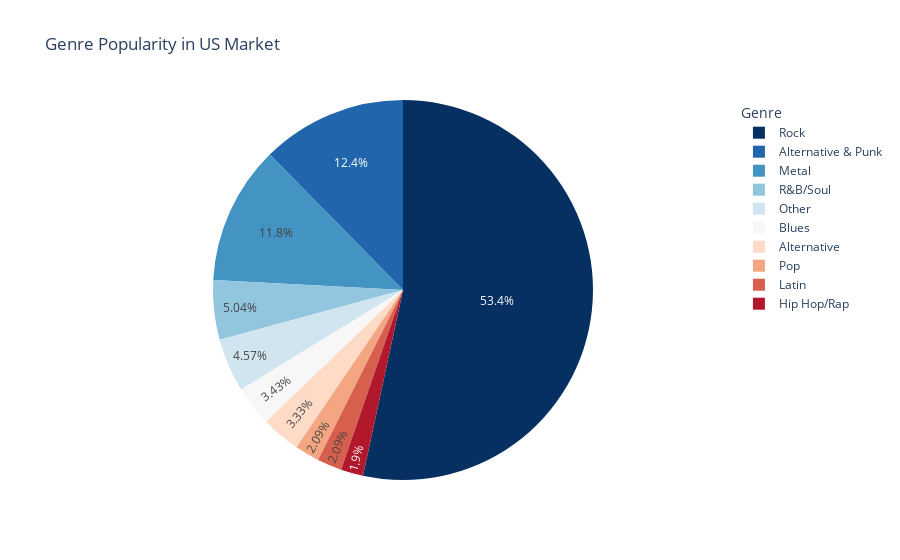

Notebook code cell kept with this figure:
### Code cell
query = """WITH 
    tracks_usa AS
    (
        SELECT 
        t.track_id track_id,
        g.name genre,
        c.country country   

        FROM invoice i
        LEFT JOIN customer c ON c.customer_id = i.customer_id
        LEFT JOIN invoice_line il ON il.invoice_id = i.invoice_id
        LEFT JOIN track t ON il.track_id = t.track_id
        LEFT JOIN genre g ON t.genre_id = g.genre_id
        WHERE country = "USA"
    )
    
SELECT
    tu.genre genre,
    COUNT(tu.track_id) number_of_tracks,
    CAST(COUNT(tu.track_id) AS FLOAT) / (SELECT COUNT(*) 
                                             FROM tracks_usa) AS percentage_sold
    FROM tracks_usa tu
    GROUP BY genre ORDER BY number_of_tracks DESC
    """

# Make connection to database
data = sqlite3.connect('chinook.db')

# Convert the query output into a dataframe
genre_pop = pd.read_sql_query(query, data)
genre_pop = genre_pop.append(genre_pop.loc[9:, ['number_of_tracks','percentage_sold']].sum(),ignore_index=True)
genre_pop.iloc[-1, 0] = 'Other'
genre_pop.drop(index=list(range(9, 17)), inplace=True)

# Create a pie plot of the results
fig = px.pie(genre_pop, names='genre', values='number_of_tracks', 
            title='Genre Popularity in US Market', 
            color_discrete_sequence=px.colors.sequential.RdBu_r)
fig.update_layout(legend_title_text='Genre')
fig.show()

### Figure 1 — Plotly figure (JSON) as saved in the notebook; plotly's stock layout.template omitted (floating-point values rounded to 4 significant figures)
{"data": [{"domain": {"x": [0, 1], "y": [0, 1]}, "hovertemplate": "genre=%{label}<br>number_of_tracks=%{value}<extra></extra>", "labels": ["Rock", "Alternative & Punk", "Metal", "R&B/Soul", "Blues", "Alternative", "Pop", "Latin", "Hip Hop/Rap", "Other"], "legendgroup": "", "name": "", "showlegend": true, "type": "pie", "values": [561, 130, 124, 53, 36, 35, 22, 22, 20, 48]}], "layout": {"legend": {"title": {"text": "Genre"}, "tracegroupgap": 0}, "piecolorway": ["rgb(5,48,97)", "rgb(33,102,172)", "rgb(67,147,195)", "rgb(146,197,222)", "rgb(209,229,240)", "rgb(247,247,247)", "rgb(253,219,199)", "rgb(244,165,130)", "rgb(214,96,77)", "rgb(178,24,43)", "rgb(103,0,31)"], "title": {"text": "Genre Popularity in US Market"}}}
